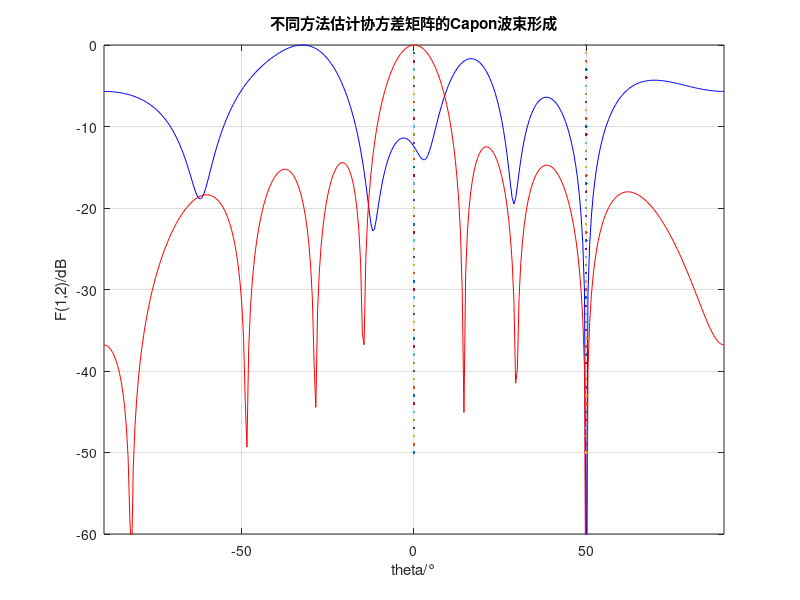

Reproduce this figure in MATLAB.
clc;
clear all;
close all;
imag=sqrt(-1);
element_num=8;%阵元数为8
d_lambda=0.5;%间距为半波长
theta=-90:0.5:90;%扫描范围
theta0=0;%来波方向
theta1=50;%干扰方向
L=1024;%采样单元数
for i=1:L
    amp0=10*randn(1);
    amp1=50*randn(1);
    ampn=0.5;
  s(:,i)=amp0*exp(imag*2*pi*d_lambda*sin(theta0*pi/180)*[0:element_num-1]');
  j(:,i)=amp1*exp(imag*2*pi*d_lambda*sin(theta1*pi/180)*[0:element_num-1]');
  n(:,i)=ampn*exp(imag*2*pi*randn(1)*[0:element_num-1]');
end
Rx=1/L*(s+j+n)*(s+j+n)';%接收信号自相关矩阵
Rnj=1/L*(j+n)*(j+n)';%%干拢+噪声的自相关矩阵
e=exp(imag*2*pi*d_lambda*sin(theta0*pi/180)*[0:element_num-1]');
Wopt_Rx=inv(Rx)*e/(e'*inv(Rx)*e);%采用接收信号的权矢量
Wopt_Rnj=inv(Rnj)*e/(e'*inv(Rnj)*e);%采用干拢+噪声信号的权矢量
for j=1:length(theta)
    a=exp(imag*2*pi*d_lambda*sin(theta(j)*pi/180)*[0:element_num-1]');
    f1(j)=Wopt_Rx'*a;
    f2(j)=Wopt_Rnj'*a;
end
F1=20*log10(abs(f1)/max(max(abs(f1))));
F2=20*log10(abs(f2/max(max(abs(f2)))));
figure;
plot(theta,F1,'b',theta,F2,'r');
grid on;
hold on;
plot(theta0,-50:0,'.');
plot(theta1,-50:0,'.');
xlabel('theta/°');
ylabel('F(1,2)/dB');
title('不同方法估计协方差矩阵的Capon波束形成');
axis([-90 90 -60 0]);
